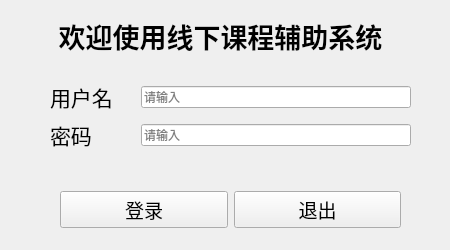
<?xml version="1.0" encoding="UTF-8"?>
<ui version="4.0">
 <class>Page_login</class>
 <widget class="QWidget" name="Page_login">
  <property name="geometry">
   <rect>
    <x>0</x>
    <y>0</y>
    <width>450</width>
    <height>250</height>
   </rect>
  </property>
  <property name="windowTitle">
   <string>登录</string>
  </property>
  <property name="toolTip">
   <string>这是登录窗口</string>
  </property>
  <property name="layoutDirection">
   <enum>Qt::LeftToRight</enum>
  </property>
  <widget class="QLabel" name="label_3">
   <property name="geometry">
    <rect>
     <x>10</x>
     <y>10</y>
     <width>421</width>
     <height>51</height>
    </rect>
   </property>
   <property name="font">
    <font>
     <family>Agency FB</family>
     <pointsize>20</pointsize>
     <weight>75</weight>
     <bold>true</bold>
    </font>
   </property>
   <property name="text">
    <string>欢迎使用线下课程辅助系统</string>
   </property>
   <property name="alignment">
    <set>Qt::AlignCenter</set>
   </property>
  </widget>
  <widget class="QWidget" name="">
   <property name="geometry">
    <rect>
     <x>50</x>
     <y>81</y>
     <width>361</width>
     <height>71</height>
    </rect>
   </property>
   <layout class="QGridLayout" name="gridLayout">
    <item row="0" column="0">
     <widget class="QLabel" name="label">
      <property name="font">
       <font>
        <family>Agency FB</family>
        <pointsize>16</pointsize>
       </font>
      </property>
      <property name="text">
       <string>用户名    </string>
      </property>
     </widget>
    </item>
    <item row="0" column="1">
     <widget class="QLineEdit" name="le_name">
      <property name="text">
       <string/>
      </property>
      <property name="maxLength">
       <number>28</number>
      </property>
      <property name="placeholderText">
       <string>请输入</string>
      </property>
     </widget>
    </item>
    <item row="1" column="0">
     <widget class="QLabel" name="label_2">
      <property name="font">
       <font>
        <family>Agency FB</family>
        <pointsize>16</pointsize>
       </font>
      </property>
      <property name="text">
       <string>密码</string>
      </property>
     </widget>
    </item>
    <item row="1" column="1">
     <widget class="QLineEdit" name="le_password">
      <property name="maxLength">
       <number>8</number>
      </property>
      <property name="echoMode">
       <enum>QLineEdit::Password</enum>
      </property>
      <property name="placeholderText">
       <string>请输入</string>
      </property>
     </widget>
    </item>
   </layout>
  </widget>
  <widget class="QWidget" name="">
   <property name="geometry">
    <rect>
     <x>60</x>
     <y>190</y>
     <width>341</width>
     <height>39</height>
    </rect>
   </property>
   <layout class="QGridLayout" name="gridLayout_2">
    <item row="0" column="0">
     <widget class="QPushButton" name="btn_login">
      <property name="font">
       <font>
        <family>Agency FB</family>
        <pointsize>14</pointsize>
       </font>
      </property>
      <property name="text">
       <string>登录</string>
      </property>
     </widget>
    </item>
    <item row="0" column="1">
     <widget class="QPushButton" name="btn_exit">
      <property name="font">
       <font>
        <family>Agency FB</family>
        <pointsize>14</pointsize>
       </font>
      </property>
      <property name="text">
       <string>退出</string>
      </property>
     </widget>
    </item>
   </layout>
  </widget>
 </widget>
 <resources/>
 <connections/>
</ui>
